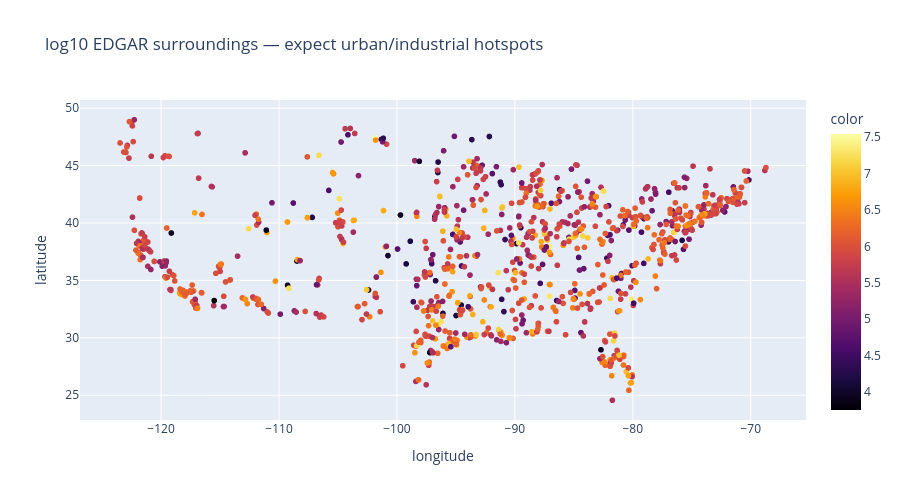

Write notebook code for a chart like this one.
### Code cell
# 3. Geography — hotspots must be cities/industrial corridors
px.scatter(
    statics,
    x="longitude",
    y="latitude",
    color=np.log10(statics["edgar_co2_surround"]),
    color_continuous_scale="Inferno",
    height=500,
    width=900,
    hover_data=["facility_id"],
    title="log10 EDGAR surroundings — expect urban/industrial hotspots",
).show()

### Figure 1 — Plotly figure (JSON) as saved in the notebook; plotly's stock layout.template omitted (floating-point values rounded to 4 significant figures; data arrays with more than 128 entries replaced by an {"elided": "..."} marker saying what was removed)
{"data": [{"customdata": {"elided": "1158x1 int values"}, "hovertemplate": "longitude=%{x}<br>latitude=%{y}<br>facility_id=%{customdata[0]}<br>color=%{marker.color}<extra></extra>", "legendgroup": "", "marker": {"color": {"elided": "1158 float values"}, "coloraxis": "coloraxis", "symbol": "circle"}, "mode": "markers", "name": "", "showlegend": false, "type": "scattergl", "x": {"elided": "1158 float values"}, "xaxis": "x", "y": {"elided": "1158 float values"}, "yaxis": "y"}], "layout": {"coloraxis": {"colorbar": {"title": {"text": "color"}}, "colorscale": [[0, "#000004"], [0.1111, "#1b0c41"], [0.2222, "#4a0c6b"], [0.3333, "#781c6d"], [0.4444, "#a52c60"], [0.5556, "#cf4446"], [0.6667, "#ed6925"], [0.7778, "#fb9b06"], [0.8889, "#f7d13d"], [1, "#fcffa4"]]}, "height": 500, "legend": {"tracegroupgap": 0}, "title": {"text": "log10 EDGAR surroundings — expect urban/industrial hotspots"}, "width": 900, "xaxis": {"anchor": "y", "domain": [0, 1], "title": {"text": "longitude"}}, "yaxis": {"anchor": "x", "domain": [0, 1], "title": {"text": "latitude"}}}}
